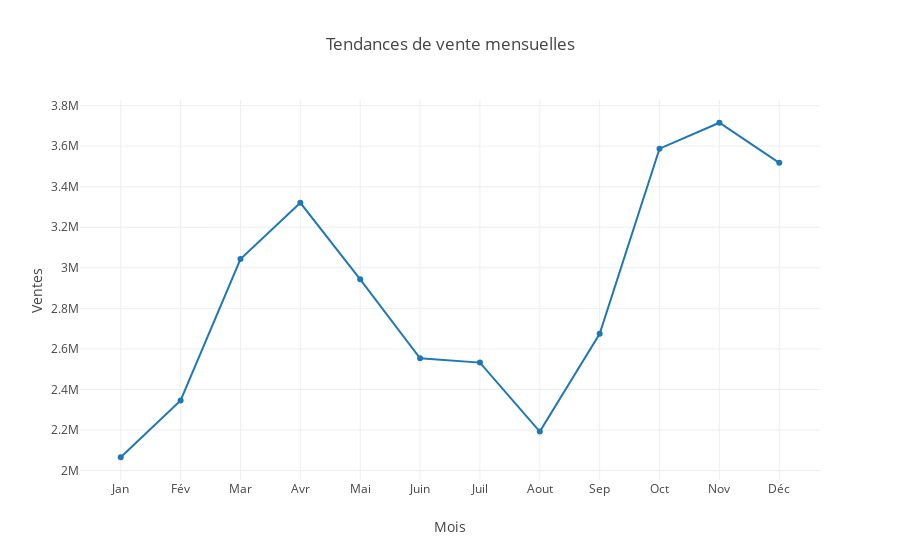
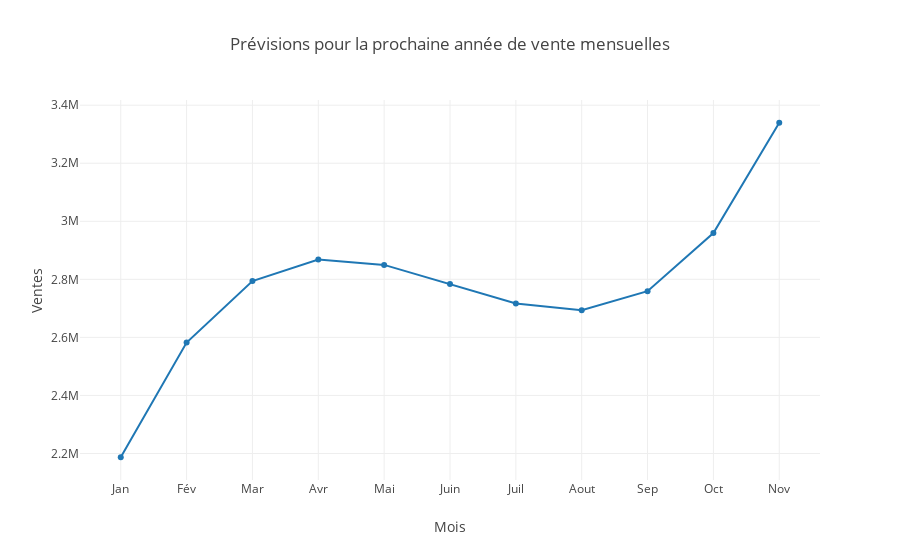

The cell these charts' notebook holds for them, in order:
### Markdown cell above
## Visualisation

### Code cell
// Afficher le graphique
plot(Seq(lineChart1), layout1)
plot(Seq(lineChart2), layout2)

### Figure 1 — Plotly figure (JSON) as saved in the notebook; plotly's stock layout.template omitted (floating-point values rounded to 4 significant figures)
{"data": [{"type": "scatter", "x": ["Jan", "Fév", "Mar", "Avr", "Mai", "Juin", "Juil", "Aout", "Sep", "Oct", "Nov", "Déc"], "y": [2066000.0, 2345000.0, 3043000.0, 3321000.0, 2943000.0, 2553000.0, 2532000.0, 2192000.0, 2675000.0, 3588000.0, 3716000.0, 3518000.0]}], "layout": {"title": "Tendances de vente mensuelles", "xaxis": {"title": "Mois"}, "yaxis": {"title": "Ventes"}}}

### Figure 2 — Plotly figure (JSON) as saved in the notebook; plotly's stock layout.template omitted (floating-point values rounded to 4 significant figures)
{"data": [{"type": "scatter", "x": ["Jan", "Fév", "Mar", "Avr", "Mai", "Juin", "Juil", "Aout", "Sep", "Oct", "Nov", "Déc"], "y": [2187000.0, 2582000.0, 2794000.0, 2868000.0, 2850000.0, 2784000.0, 2717000.0, 2694000.0, 2759000.0, 2959000.0, 3339000.0]}], "layout": {"title": "Prévisions pour la prochaine année de vente mensuelles", "xaxis": {"title": "Mois"}, "yaxis": {"title": "Ventes"}}}
